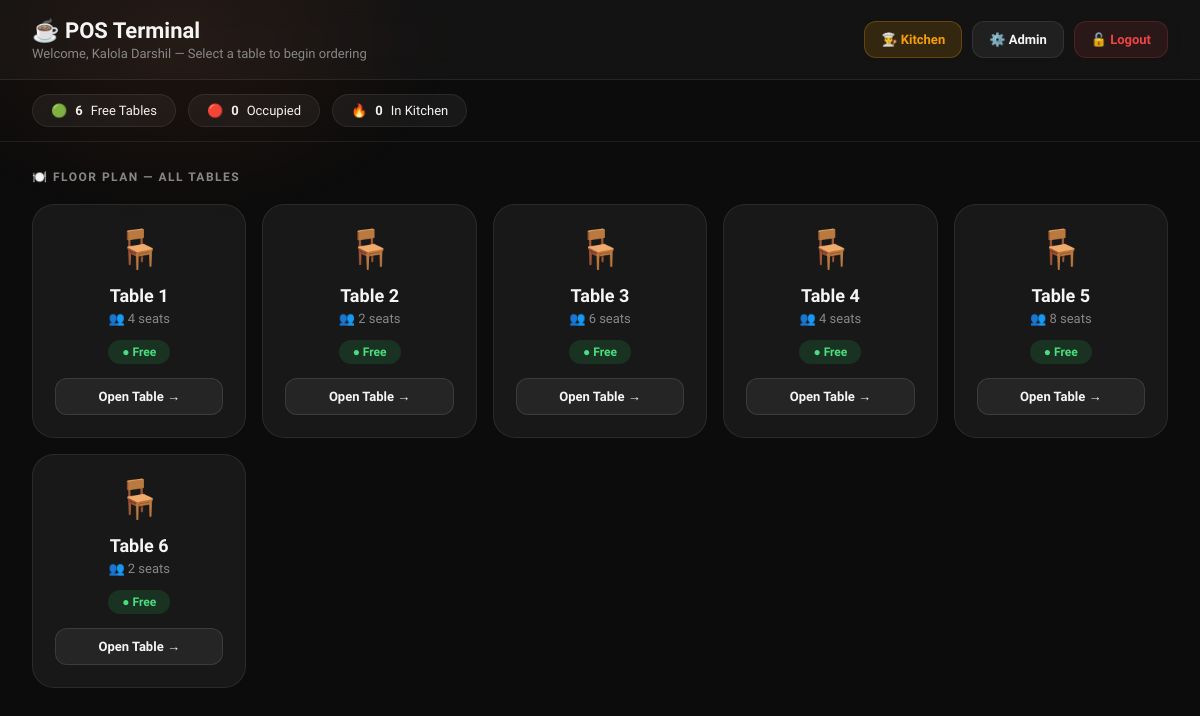
The app's page /pos/index.php (signed in) with its own data.
### tables this page shows
CREATE TABLE `restaurant_tables` (
  `id` int(11) NOT NULL,
  `table_number` varchar(20) NOT NULL,
  `seats` int(11) NOT NULL,
  `status` enum('free','occupied') DEFAULT 'free',
  `active` enum('yes','no') DEFAULT 'yes',
  `created_at` timestamp NOT NULL DEFAULT current_timestamp()
);

### pos/index.php (the view, shortened to what this page needs)
<?php
include("../config/db.php");
$tables = mysqli_query($conn, "SELECT * FROM restaurant_tables WHERE active='yes' ORDER BY id ASC");
$user_name = htmlspecialchars($_SESSION['user_name']);
$free_count     = mysqli_fetch_assoc(mysqli_query($conn, "SELECT COUNT(*) as t FROM restaurant_tables WHERE active='yes' AND status='free'"))['t'];
$occupied_count = mysqli_fetch_assoc(mysqli_query($conn, "SELECT COUNT(*) as t FROM restaurant_tables WHERE active='yes' AND status='occupied'"))['t'];
$kitchen_active = mysqli_fetch_assoc(mysqli_query($conn, "SELECT COUNT(*) as t FROM orders WHERE status IN ('to_cook','preparing')"))['t'];
?>
<!DOCTYPE html>
<html lang="en">
<head>
</head>
<body>
<div class="topbar">
    <div>
        <h1>☕ POS Terminal</h1>
        <p>Welcome, <?php echo $user_name; ?> — Select a table to begin ordering</p>
    </div>
    <div class="topbar-right">
        <a href="../kitchen/kitchen.php" class="btn btn-kitchen">👨‍🍳 Kitchen</a>
        <?php if ($_SESSION['user_role'] === 'admin'): ?>
            <a href="../admin/dashboard.php" class="btn btn-outline">⚙️ Admin</a>
        <?php endif; ?>
        <a href="../auth/logout.php" class="btn btn-red">🔓 Logout</a>
    </div>
</div>
<div class="stats-bar">
    <div class="stat-pill">🟢 <strong><?php echo $free_count; ?></strong> Free Tables</div>
    <div class="stat-pill">🔴 <strong><?php echo $occupied_count; ?></strong> Occupied</div>
    <div class="stat-pill">🔥 <strong><?php echo $kitchen_active; ?></strong> In Kitchen</div>
</div>
<div class="content">
    <div class="section-title">🍽️ Floor Plan — All Tables</div>
    <?php if (mysqli_num_rows($tables) > 0): ?>
    <div class="grid">
        <?php while ($row = mysqli_fetch_assoc($tables)): ?>
        <a class="table-card <?php echo $row['status'] === 'occupied' ? 'occupied' : ''; ?>"
           href="order.php?table_id=<?php echo $row['id']; ?>">
            <div class="t-icon"><?php echo $row['status'] === 'occupied' ? '🍽️' : '🪑'; ?></div>
            <div class="t-name"><?php echo htmlspecialchars($row['table_number']); ?></div>
            <div class="t-seats">👥 <?php echo $row['seats']; ?> seats</div>
            <div class="t-status <?php echo $row['status'] === 'free' ? 's-free' : 's-occupied'; ?>">
                <?php echo $row['status'] === 'free' ? '● Free' : '● Occupied'; ?>
            </div>
            <div class="t-btn"><?php echo $row['status'] === 'occupied' ? 'Add Items →' : 'Open Table →'; ?></div>
        </a>
        <?php endwhile; ?>
    </div>
    <?php endif; ?>
</div>
</body>
</html>

### pos/index.php (style rules this page uses)
*,*::before,*::after { margin:0;padding:0;box-sizing:border-box; }
:root { --primary:#FF6B35;--primary-dark:#E85520;--bg:#0C0C0C;--card:rgba(255,255,255,0.05);--border:rgba(255,255,255,0.08);--text:#F5F5F5;--muted:#888; }
body { font-family:'Sora',sans-serif;background:var(--bg);color:var(--text);min-height:100vh; }
body::before { content:'';position:fixed;top:-20%;left:-10%;width:50%;height:50%;background:radial-gradient(ellipse,rgba(255,107,53,0.08) 0%,transparent 65%);pointer-events:none; }
.topbar { background:rgba(255,255,255,0.03);border-bottom:1px solid var(--border);padding:18px 32px;display:flex;justify-content:space-between;align-items:center;flex-wrap:wrap;gap:14px;position:sticky;top:0;z-index:50;backdrop-filter:blur(14px); }
.topbar h1 { font-size:22px;font-weight:800; }
.topbar p { font-size:13px;color:var(--muted);margin-top:3px; }
.topbar-right { display:flex;gap:10px;flex-wrap:wrap; }
.btn { text-decoration:none;padding:10px 16px;border-radius:12px;font-family:'Sora',sans-serif;font-size:13px;font-weight:600;cursor:pointer;border:none;transition:all 0.2s;display:inline-flex;align-items:center;gap:7px; }
.btn-outline { background:rgba(255,255,255,0.06);color:var(--text);border:1px solid var(--border); }
.btn-kitchen { background:rgba(245,158,11,0.15);color:#F59E0B;border:1px solid rgba(245,158,11,0.25); }
.btn-red { background:rgba(239,68,68,0.1);color:#EF4444;border:1px solid rgba(239,68,68,0.2); }
.stats-bar { display:flex;gap:12px;padding:14px 32px;border-bottom:1px solid var(--border);flex-wrap:wrap; }
.stat-pill { background:var(--card);border:1px solid var(--border);border-radius:999px;padding:8px 18px;font-size:13px;display:flex;align-items:center;gap:8px; }
.content { padding:28px 32px; }
.section-title { font-size:12px;text-transform:uppercase;letter-spacing:1.5px;color:var(--muted);font-weight:700;margin-bottom:20px; }
.grid { display:grid;grid-template-columns:repeat(auto-fill,minmax(195px,1fr));gap:16px; }
.table-card { background:var(--card);border:1px solid var(--border);border-radius:22px;padding:22px;text-align:center;transition:all 0.25s;cursor:pointer;text-decoration:none;color:var(--text);display:block; }
.t-icon { font-size:38px;margin-bottom:14px; }
.t-name { font-size:18px;font-weight:700;margin-bottom:5px; }
.t-seats { font-size:13px;color:var(--muted);margin-bottom:14px; }
.t-status { display:inline-flex;align-items:center;gap:6px;padding:5px 14px;border-radius:999px;font-size:12px;font-weight:700; }
.s-free { background:rgba(34,197,94,0.15);color:#4ade80; }
.t-btn { margin-top:14px;display:block;background:rgba(255,255,255,0.06);border:1px solid rgba(255,255,255,0.1);border-radius:12px;padding:10px;font-size:13px;font-weight:700;transition:0.2s; }

### records on screen
restaurant_tables: table_number "Table 1", seats "4", status "● Free"
restaurant_tables: table_number "Table 2", seats "2", status "● Free"
restaurant_tables: table_number "Table 3", seats "6", status "● Free"
restaurant_tables: table_number "Table 4", seats "4", status "● Free"
restaurant_tables: table_number "Table 5", seats "8", status "● Free"
restaurant_tables: table_number "Table 6", seats "2", status "● Free"

### other values on screen
$user_name "Kalola Darshil"
$free_count "6"
$occupied_count "0"
$kitchen_active "0"
